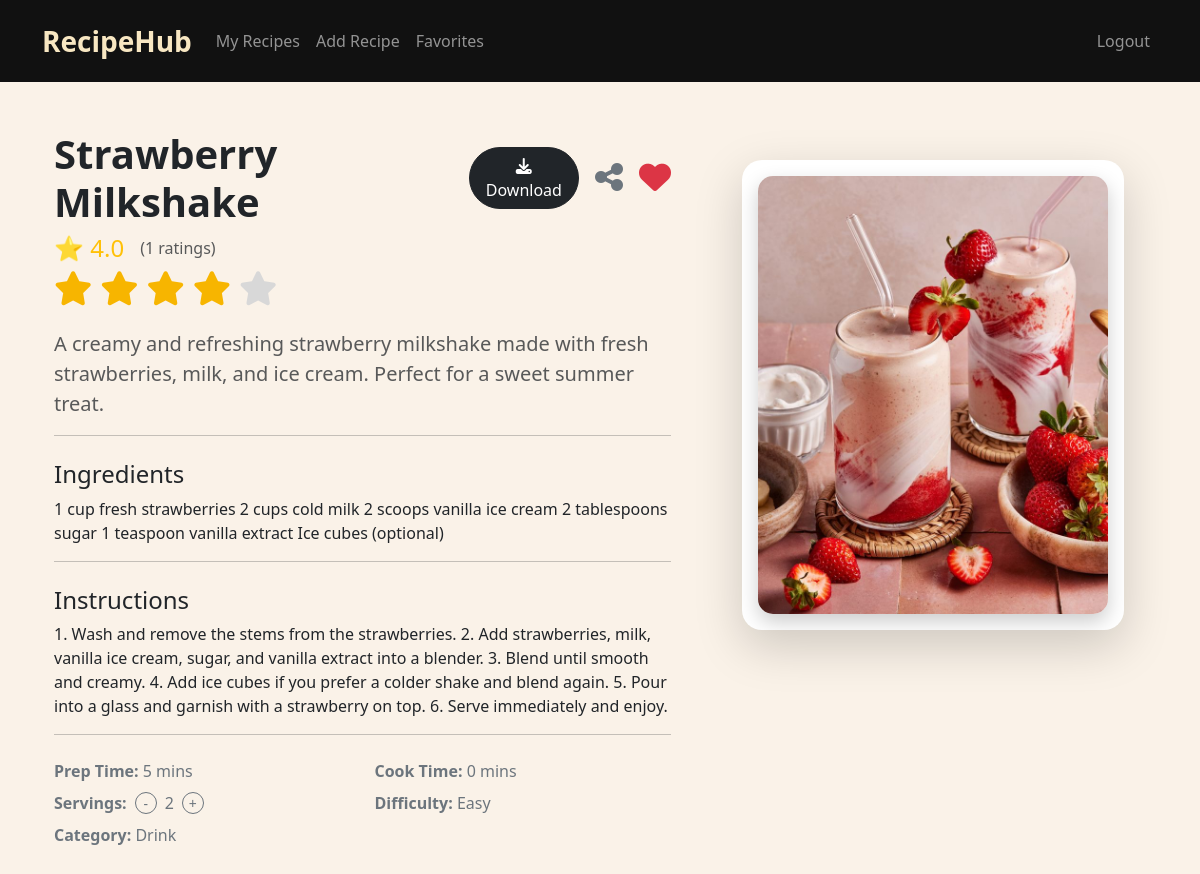
Screenshot of /recipe/3 (signed in) with the database file from the repository.
### tables this page shows
CREATE TABLE recipes (
    id INTEGER PRIMARY KEY AUTOINCREMENT,
    user_id INTEGER NOT NULL,
    title TEXT NOT NULL,
    description TEXT NOT NULL,
    ingredients TEXT NOT NULL,
    instructions TEXT NOT NULL,
    image TEXT,
    prep_time INTEGER NOT NULL,
    cook_time INTEGER NOT NULL,
    servings INTEGER NOT NULL,
    difficulty TEXT NOT NULL,
    category TEXT NOT NULL,
    created_at TIMESTAMP DEFAULT CURRENT_TIMESTAMP,
    FOREIGN KEY (user_id) REFERENCES users(id)
);

CREATE TABLE ratings (

    id INTEGER PRIMARY KEY AUTOINCREMENT,

    recipe_id INTEGER NOT NULL,

    user_id INTEGER NOT NULL,

    rating INTEGER NOT NULL CHECK(rating BETWEEN 1 AND 5),

    UNIQUE(recipe_id, user_id),

    FOREIGN KEY(recipe_id) REFERENCES recipes(id),

    FOREIGN KEY(user_id) REFERENCES users(id)

);

### app.py (the view)
@app.route("/recipe/<int:id>")
def recipe(id):
    user_id = session.get("user_id")
    if not user_id:
        return redirect("/login")
    recipe_data = db.execute(
        "SELECT * FROM recipes WHERE id = ?",
        id
    )
    if len(recipe_data) != 1:
        return redirect("/myrecipes")
    fav_check = db.execute(
        "SELECT 1 FROM favorites WHERE user_id = ? AND recipe_id = ?",
        user_id,
        id
    )
    is_favorite = len(fav_check) > 0
    average = db.execute(
        """
        SELECT
            AVG(rating) AS avg_rating,
            COUNT(*) AS total
        FROM ratings
        WHERE recipe_id = ?
        """,
        id
    )
    my_rating = db.execute(
        """
        SELECT rating
        FROM ratings
        WHERE recipe_id = ?
        AND user_id = ?
        """,
        id,
        user_id
    )
    return render_template(
        "recipe.html",
        recipe=recipe_data[0],
        is_favorite=is_favorite,
        average=average[0],
        my_rating=my_rating
    )

### templates/recipe.html (shortened to what this page needs)
{% extends "layout.html" %}
{% block main %}
<div class="container mt-5">
    <div class="row align-items-start">
        <div class="col-lg-7 px-4">
            <div class="d-flex align-items-center justify-content-between mb-2">
                <h1 class="fw-bold m-0">{{ recipe["title"] }}</h1>
                <div class="d-flex align-items-center gap-3">
                    <a href="/download/{{ recipe['id'] }}" class="btn btn-dark rounded-pill">
                        <i class="fa-solid fa-download"></i> Download
                    </a>
                    <button
                        type="button"
                        id="share-btn"
                        style="background:none;border:none;padding:0;cursor:pointer;"
                        title="Share Recipe">
                        <i class="fa-solid fa-share-nodes text-secondary fs-2"></i>
                    </button>
                    <form
                        id="favorite-form"
                        action="/favorite/{{ recipe['id'] }}"
                        method="POST"
                        class="m-0">
                        <button
                            type="submit"
                            style="background:none;border:none;padding:0;cursor:pointer;">
                            {% if is_favorite %}
                                <i id="heart-icon" class="fa-solid fa-heart text-danger fs-2"></i>
                            {% else %}
                                <i id="heart-icon" class="fa-regular fa-heart text-secondary fs-2"></i>
                            {% endif %}
                        </button>
                    </form>
                </div>
            </div>
            <div class="d-flex align-items-center gap-3 mb-2">
                <h4 id="avg-rating" class="m-0 text-warning">
                    ⭐ {{ "%.1f"|format(average["avg_rating"] or 0) }}
                </h4>
                <span id="rating-count" class="text-muted">
                    ({{ average["total"] }} ratings)
                </span>
            </div>
            <form
                id="rating-form"
                action="/rate/{{ recipe['id'] }}"
                method="POST"
                class="mb-4">
                <div class="rating-stars">
                    {% for i in range(1,6) %}
                        <i
                            class="fa-solid fa-star star {% if my_rating and my_rating[0]['rating'] >= i %}active{% endif %}"
                            data-value="{{ i }}">
                        </i>
                    {% endfor %}
                </div>
            </form>
            <p class="text-muted fs-5">
                {{ recipe["description"] }}
            </p>
            <hr>
            <h4 class="mt-4">Ingredients</h4>
            <p class="lh-base" id="ingredients-text">
                {{ recipe["ingredients"] }}
            </p>
            <hr>
            <h4 class="mt-4">Instructions</h4>
            <p class="lh-base">
                {{ recipe["instructions"] }}
            </p>
            <hr>
            <div class="row mt-4 mb-4 text-secondary">
                <div class="col-sm-6 mb-2">
                    <strong>Prep Time:</strong>
                    {{ recipe["prep_time"] }} mins
                </div>
                <div class="col-sm-6 mb-2">
                    <strong>Cook Time:</strong>
                    {{ recipe["cook_time"] }} mins
                </div>
                <div class="col-sm-6 mb-2 d-flex align-items-center gap-2">
                    <strong>Servings:</strong>
                    <button
                        type="button"
                        id="btn-minus"
                        class="btn btn-sm btn-outline-secondary rounded-circle p-0 d-inline-flex align-items-center justify-content-center"
                        style="width:22px;height:22px;">
                        -
                    </button>
                    <span
                        id="servings-count"
                        data-base="{{ recipe['servings'] or 1 }}">
                        {{ recipe["servings"] or 1 }}
                    </span>
                    <button
                        type="button"
                        id="btn-plus"
                        class="btn btn-sm btn-outline-secondary rounded-circle p-0 d-inline-flex align-items-center justify-content-center"
                        style="width:22px;height:22px;">
                        +
                    </button>
                </div>
                <div class="col-sm-6 mb-2">
                    <strong>Difficulty:</strong>
                    {{ recipe["difficulty"] }}
                </div>
                <div class="col-sm-6 mb-2">
                    <strong>Category:</strong>
                    {{ recipe["category"] }}
                </div>
            </div>
        </div>
        <div class="col-lg-5 text-center d-flex align-items-start justify-content-center">
            {% if recipe["image"] %}
                <div class="card recipe-image-card shadow-lg p-3">
                    <img
                        class="recipe-img img-fluid"
                        src="{{ url_for('static', filename='uploads/' + recipe['image']) }}"
                        alt="{{ recipe['title'] }}">
                </div>
            {% endif %}
        </div>
    </div>
</div>
{% endblock %}

### static/style.css (style rules this page uses)
body { background-color: #FAF2E8 !important; }
.card { max-width: 1100px; margin: 30px auto; border: none; border-radius: 20px; box-shadow: 0 8px 20px rgba(0,0,0,0.15); transition: 0.3s ease; overflow: hidden; }
.recipe-img { width: 100%; max-width: 380px; height: auto; display: block; margin: 0 auto; border-radius: 18px; box-shadow: 0 8px 20px rgba(0,0,0,0.2); transition: 0.3s ease; }
.recipe-image-card { border: none; border-radius: 20px; background-color: #fff; box-shadow: 0 10px 25px rgba(0,0,0,.1); transition: transform .3s ease, box-shadow .3s ease; display: inline-block; }
.recipe-img { width: 100%; max-width: 350px; height: auto; object-fit: cover; border-radius: 15px; }
.lh-base { line-height: 1.6; }
.rating-stars { display:flex; gap:8px; margin-bottom:20px; }
.star { font-size:34px; color:#d8d8d8; cursor:pointer; transition:.2s ease; }
.star.active { color:#f7b500; }

### rows the page displays
recipes: title "Strawberry Milkshake", description "A creamy and refreshing strawberry milkshake made with fresh strawberries, milk, and ice cream. Perfect for a sweet summer treat.", ingredients "1 cup fresh strawberries 2 cups cold milk 2 scoops vanilla ice cream 2 tablespoons sugar 1 teaspoon vanilla extract Ice cubes (optional)", instructions "1. Wash and remove the stems from the strawberries. 2. Add strawberries, milk, vanilla ice cream, sugar, and vanilla extract into a blender. 3. Blend until smooth and creamy. 4. Add ice cubes if you prefer a colder shake and blend again. 5. Pour into a glass and garnish with a strawberry on top. 6. Serve immediately and enjoy.", prep_time "5", cook_time "0", servings "2", difficulty "Easy", category "Drink", image (picture)

### other values shown
{{ "%.1f"|format(average["avg_rating"] or 0) }} "4.0"
{{ average["total"] }} "1"
